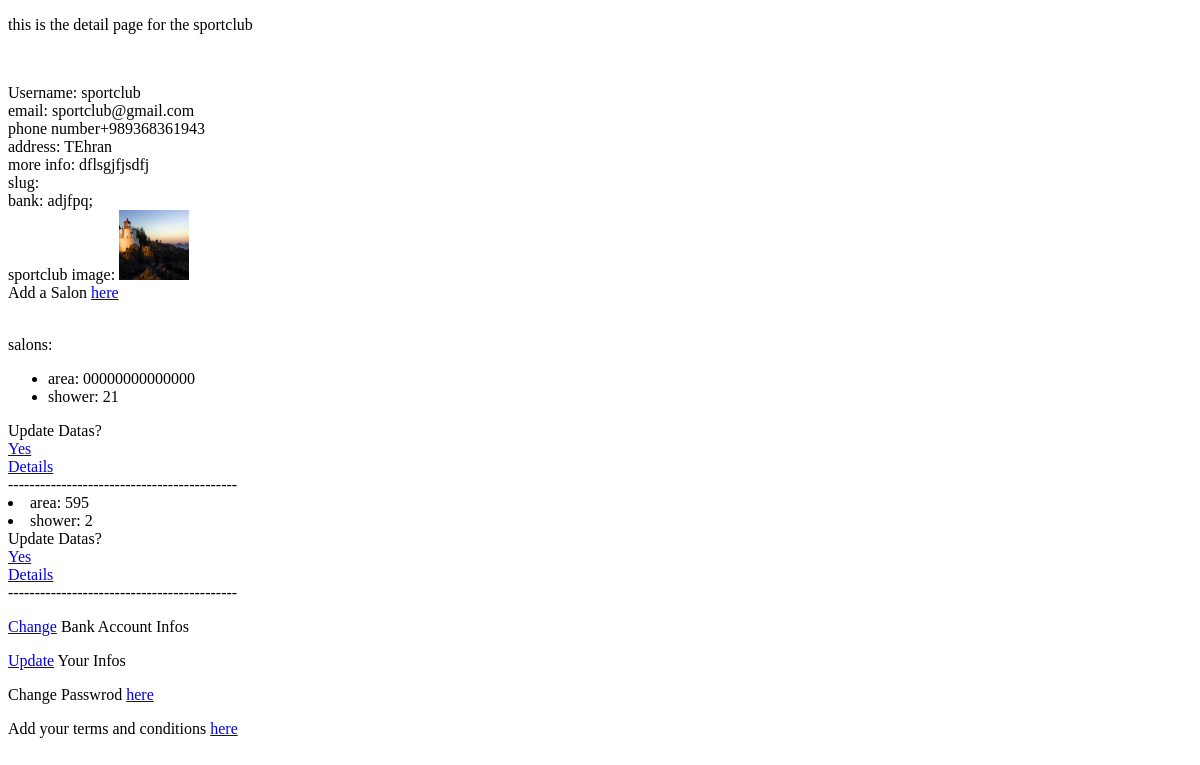
The page /sportclub/profile/sportclub/ (signed in) on the database as committed earlier.
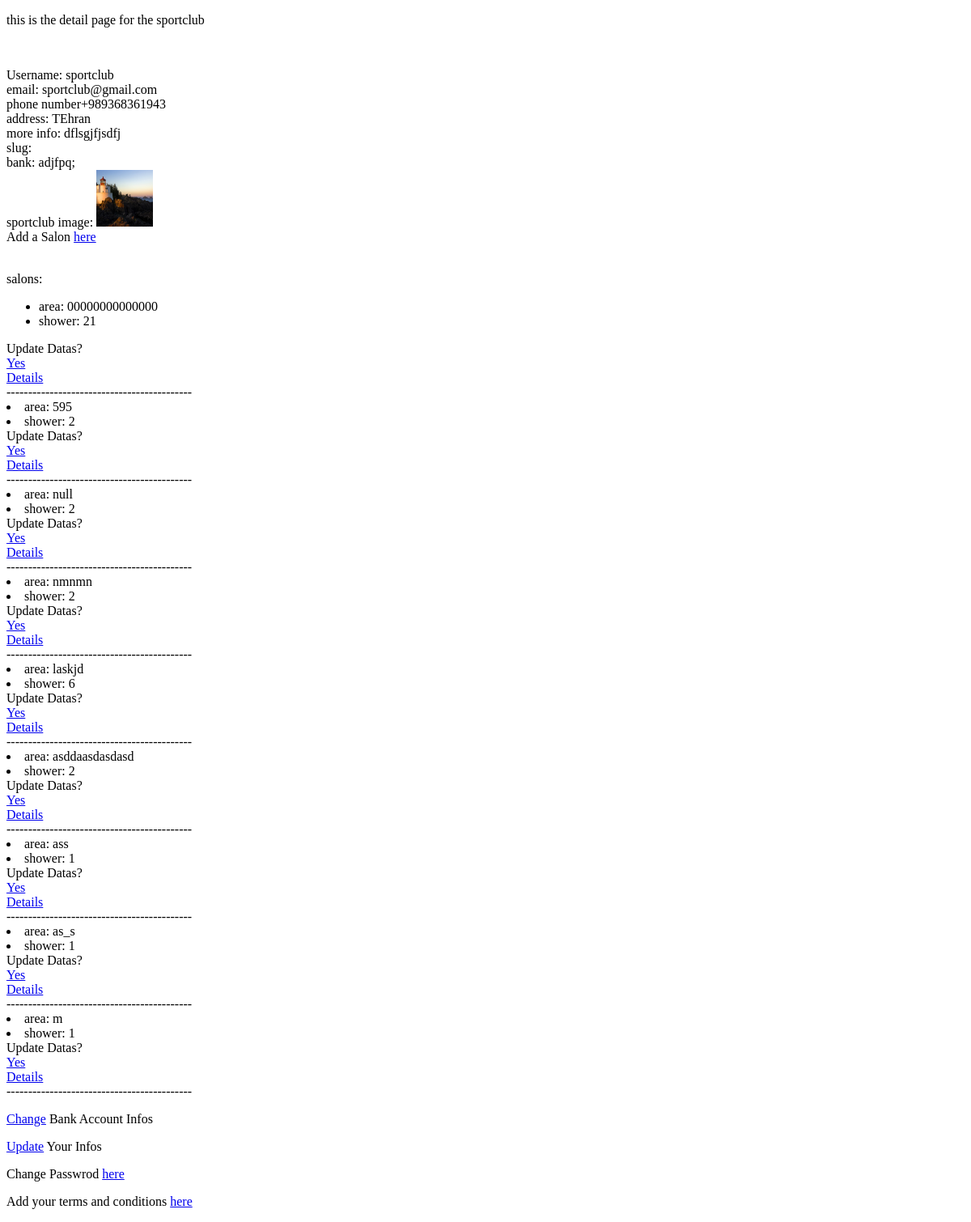
The same page on the database as committed later.
### salon/models.py (models this page shows, shortened)
class SalonModel(models.Model):
    sportclub = models.ForeignKey(SportClubModel, on_delete = models.CASCADE,
                                  related_name = 'salons')
    is_confirmed = models.BooleanField(default = False,
                                       null = False)
    area = models.CharField(max_length=264, blank=False, null = False)#change to integer
    floor_type = models.CharField(max_length = 264, blank = True, null = True)
    locker = models.BooleanField(blank = False, null = False)
    drinking_water = models.BooleanField(blank = False, null = False)
    parking_area = models.BooleanField(blank = False, null = False)
    shower = models.PositiveIntegerField(blank = False, null = False)
    safe_keeping = models.BooleanField(blank = False, null = False)
    changing_room = models.PositiveIntegerField(blank = False, null = False)
    is_futsall = models.BooleanField(blank = False, null = False)
    is_volleyball = models.BooleanField(blank = False, null = False)
    is_football = models.BooleanField(blank = False, null = False)
    is_basketball = models.BooleanField(blank = False, null = False)

### sportclub/views.py (the view)
# urls.py: path('profile/<slug:slug>/', SportClubProfileView, name='profile'),
@sportclub_required
@login_required
def SportClubProfileView(request, slug):
    user = request.user
    SportClubDetail = get_object_or_404(SportClubModel, user = user)
    return render(request,'sportclub/sportclubprofile.html',
                    {'sportclub_detail':SportClubDetail})

### sportclub/templates/sportclub/sportclubprofile.html (shortened to what this page needs)
<!DOCTYPE html>
<html lang="en" dir="ltr">
  <head>
  </head>
  <body>
    <p>this is the detail page for the sportclub</p><br>
    <p>
    Username: {{ sportclub_detail.user.username }}<br>
    email: {{ sportclub_detail.user.email }}<br>
    phone number{{ sportclub_detail.phone_number}}<br>
    address: {{ sportclub_detail.address}}<br>
    more info: {{ sportclub_detail.info}}<br>
    slug: {{sportclub_detail.slug}}<br>
    bank: {{ sportclub_detail.bankaccount_bankname}}<br>
    sportclub image: <img src="{{sportclub_detail.picture.url}}" width="70" height="70"/><br>
    Add a Salon
    <a href="{% url 'salon:createsalon' slug=user.slug %}">
       here</a>
       <br>
    <br>
    <p>
      {% if sportclub_detail.salons %}
    salons:<br>
    <ul>
    {% for salon in sportclub_detail.salons.all %}
    <li>area: {{salon.area}}<br></li>
    <li>shower: {{salon.shower}}<br></li>
    </ul>
    Update Datas?<br>
    <a href="{% url 'salon:update' slug=user.slug pk=salon.pk %}"> Yes </a><br>
    <a href="{% url 'salon:salondetail' pk=salon.pk %}"> Details </a><br>
    -------------------------------------------<br>
    {% endfor %}
    {% endif %}
    <p><a href="{% url 'sportclub:bankinfochange' slug=user.slug %}">Change</a> Bank Account Infos</p>
    <p><a href="{% url 'sportclub:update' slug=user.slug %}">Update</a> Your Infos</p>
    <p>Change Passwrod <a href="{% url 'accounts:passwordchange' slug=user.slug %}">here</a></p>
    <p>Add your terms and conditions <a href="{% url 'sportclub:termsandconditions' slug=user.slug %}">here</a></p>
    </p>
    </p>
  </body>
</html>

Rows that differ between the two databases and show on the page:
added SalonModel: area "null", shower "2"
added SalonModel: area "nmnmn", shower "2"
added SalonModel: area "laskjd", shower "6"
added SalonModel: area "asddaasdasdasd", shower "2"
added SalonModel: area "ass", shower "1"
added SalonModel: area "as_s", shower "1"
added SalonModel: area "m", shower "1"
